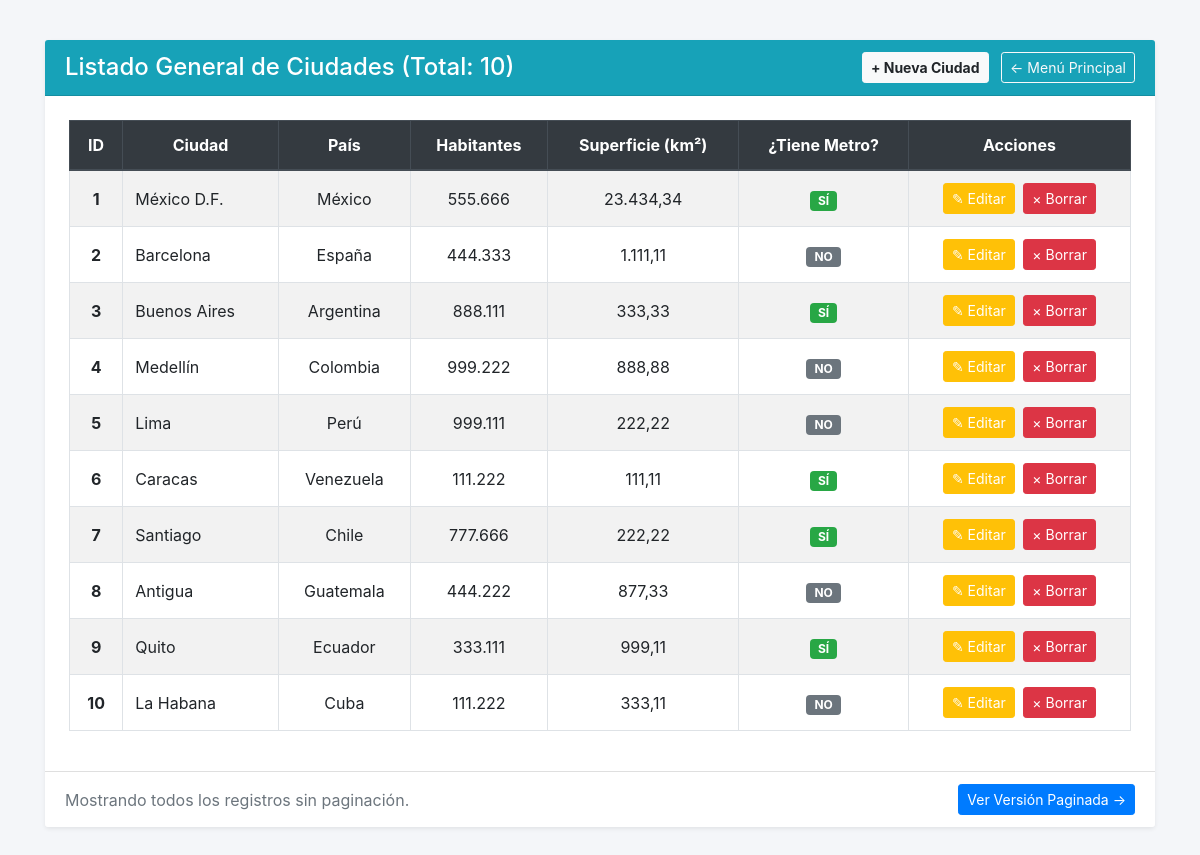
Page /listado_ciudades.php on the committed database.
### tables this page shows
CREATE TABLE ciudades (
    id INT AUTO_INCREMENT PRIMARY KEY,
    ciudad VARCHAR(100) NOT NULL,
    pais VARCHAR(100) NOT NULL,
    habitantes INT NOT NULL,
    superficie DECIMAL(10,2) NOT NULL,
    tieneMetro TINYINT(1) NOT NULL DEFAULT 0
);

### listado_ciudades.php (the view, shortened to what this page needs)
<?php
include("conexion.php");
$vSql = "SELECT * FROM ciudades ORDER BY id ASC";
$vResultado = mysqli_query($link, $vSql) or die("Error al consultar ciudades: " . mysqli_error($link));
$totalRegistros = mysqli_num_rows($vResultado);
?>
<!DOCTYPE html>
<html lang="es">
<head>
    <link rel="stylesheet" href="https://stackpath.bootstrapcdn.com/bootstrap/4.3.1/css/bootstrap.min.css">
</head>
<body>
    <div class="container">
        <div class="card shadow-sm border-0">
            <div class="card-header bg-info text-white d-flex justify-content-between align-items-center">
                <h4 class="mb-0">Listado General de Ciudades (Total: <?php echo $totalRegistros; ?>)</h4>
                <div>
                    <a href="alta_ciudad.php" class="btn btn-sm btn-light font-weight-bold mr-2">&plus; Nueva Ciudad</a>
                    <a href="index.php" class="btn btn-sm btn-outline-light">&larr; Menú Principal</a>
                </div>
            </div>
            <div class="card-body p-4">
                <div class="table-responsive">
                    <table class="table table-striped table-bordered text-center table-hover">
                        <thead class="thead-dark">
                            <tr>
                                <th>ID</th>
                                <th>Ciudad</th>
                                <th>País</th>
                                <th>Habitantes</th>
                                <th>Superficie (km²)</th>
                                <th>¿Tiene Metro?</th>
                                <th>Acciones</th>
                            </tr>
                        </thead>
                        <tbody>
                            <?php
                            while ($fila = mysqli_fetch_array($vResultado)) {
                            ?>
                                <tr>
                                    <td><strong><?php echo $fila['id']; ?></strong></td>
                                    <td class="text-left"><?php echo htmlspecialchars($fila['ciudad']); ?></td>
                                    <td><?php echo htmlspecialchars($fila['pais']); ?></td>
                                    <td><?php echo number_format($fila['habitantes'], 0, ',', '.'); ?></td>
                                    <td><?php echo number_format($fila['superficie'], 2, ',', '.'); ?></td>
                                    <td>
                                        <?php if ($fila['tieneMetro'] == 1) { ?>
                                            <span class="badge badge-success px-2 py-1">SÍ</span>
                                        <?php } else { ?>
                                            <span class="badge badge-secondary px-2 py-1">NO</span>
                                        <?php } ?>
                                    </td>
                                    <td>
                                        <a href="modificacion_ciudad.php?id=<?php echo $fila['id']; ?>" class="btn btn-sm btn-warning text-white mr-1">&#9998; Editar</a>
                                        <form action="baja_ciudad_accion.php" method="post" style="display:inline;" onsubmit="return confirm('¿Eliminar <?php echo htmlspecialchars($fila['ciudad']); ?>?');">
                                            <button type="submit" class="btn btn-sm btn-danger">&times; Borrar</button>
                                        </form>
                                    </td>
                                </tr>
                            <?php
                            }
                            ?>
                        </tbody>
                    </table>
                </div>
            </div>
            <div class="card-footer bg-white d-flex justify-content-between align-items-center">
                <span class="text-muted">Mostrando todos los registros sin paginación.</span>
                <a href="listado_paginado.php" class="btn btn-primary btn-sm">Ver Versión Paginada &rarr;</a>
            </div>
        </div>
    </div>
</body>
</html>

### listado_ciudades.php (style rules this page uses)
body { background: #f4f6f9; padding: 40px 0; }
.table th, .table td { vertical-align: middle; }

### rows in the picture
ciudades: id "1", ciudad "México D.F.", pais "México", habitantes "555.666", superficie "23.434,34", tieneMetro "SÍ"
ciudades: id "2", ciudad "Barcelona", pais "España", habitantes "444.333", superficie "1.111,11", tieneMetro "NO"
ciudades: id "3", ciudad "Buenos Aires", pais "Argentina", habitantes "888.111", superficie "333,33", tieneMetro "SÍ"
ciudades: id "4", ciudad "Medellín", pais "Colombia", habitantes "999.222", superficie "888,88", tieneMetro "NO"
ciudades: id "5", ciudad "Lima", pais "Perú", habitantes "999.111", superficie "222,22", tieneMetro "NO"
ciudades: id "6", ciudad "Caracas", pais "Venezuela", habitantes "111.222", superficie "111,11", tieneMetro "SÍ"
ciudades: id "7", ciudad "Santiago", pais "Chile", habitantes "777.666", superficie "222,22", tieneMetro "SÍ"
ciudades: id "8", ciudad "Antigua", pais "Guatemala", habitantes "444.222", superficie "877,33", tieneMetro "NO"
ciudades: id "9", ciudad "Quito", pais "Ecuador", habitantes "333.111", superficie "999,11", tieneMetro "SÍ"
ciudades: id "10", ciudad "La Habana", pais "Cuba", habitantes "111.222", superficie "333,11", tieneMetro "NO"

### other values in the picture
$totalRegistros "10"
